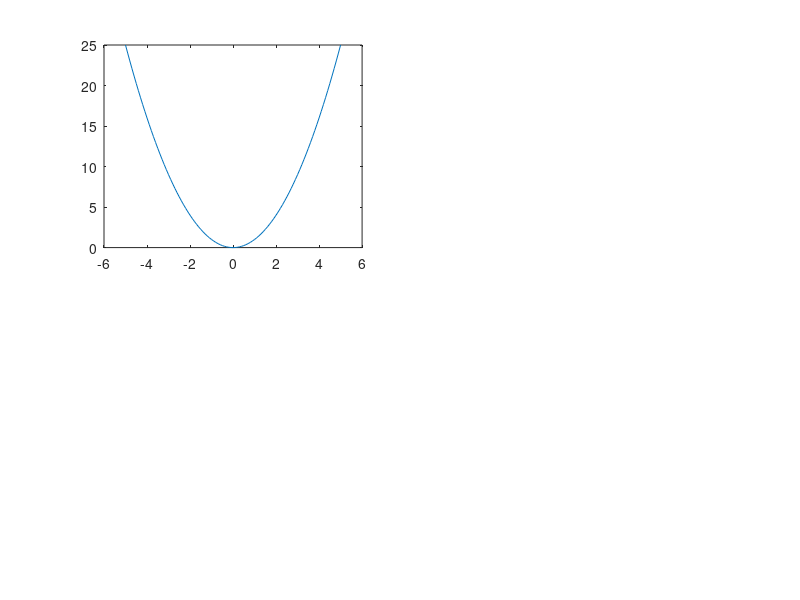

Reproduce this figure in MATLAB. (Note: this script raises an error after producing the figure.)
% This program is for visualizing Odd signals and Even signals for both
% Continuous and Descrete time signals
subplot(2,2,1);
x = [-5:0.1:5];
y = x.^2;
plot(x,y)
xline(0);
yline(0);
title('even signal for continuous signal');
subplot(2,2,2);
x = [-5:0.1:5];
y2=[]
for a=x
    if a>0
        y2(end+1)=a^2;
    else
        y2(end+1)=-(a^2);
    end;
end;
plot(x,y2);
xline(0);
yline(0);
title('Odd signal for continuous signal');
subplot(2,2,3);
x = [-5:0.3:5];
y = x.^2;
stem(x,y)
xline(0);
yline(0);
title('even signal for descrete signal');
subplot(2,2,4);
x = [-5:0.3:5];
y2=[]
for a=x
    if a>0
        y2(end+1)=a^2;
    else
        y2(end+1)=-(a^2);
    end;
end;
stem(x,y2);
xline(0);
yline(0);
title('Odd signal for descrete signal');